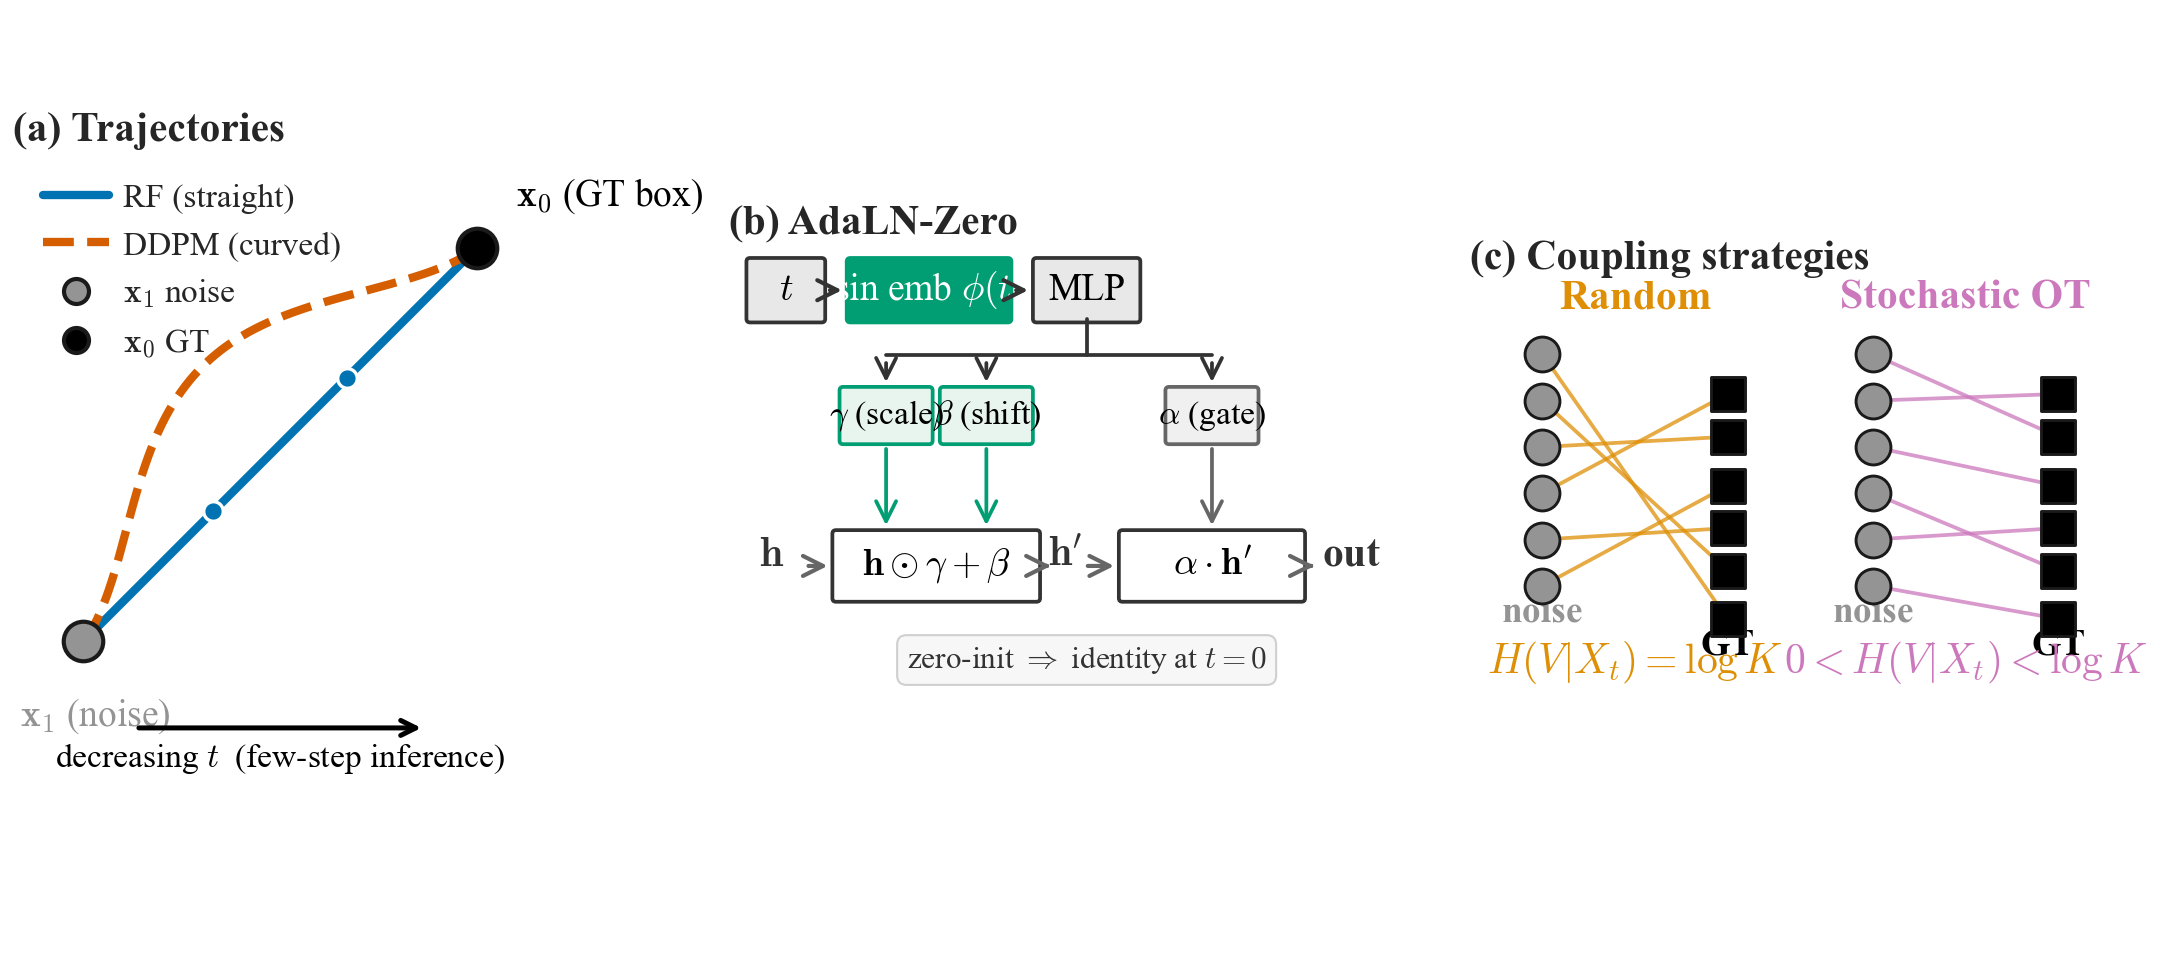

Write the Python code that produced this figure.
"""
Figure 1: Method Overview — Rectified Flow for Chromosome Detection.

Three-panel overview:
  (a) RF straight-line vs DDPM curved trajectory.
  (b) AdaLN-Zero time conditioning block.
  (c) Coupling comparison: Random vs Stochastic OT (Sinkhorn).

Run:  python method_overview.py
Outputs: method_overview.pdf, method_overview.png
"""

from __future__ import annotations

import numpy as np
import matplotlib.pyplot as plt
from matplotlib.lines import Line2D

from figure_style import *


# =====================================================================
# Panel (a): Trajectories — RF straight vs DDPM curved
# =====================================================================
def panel_trajectories(ax: plt.Axes) -> None:
    x1 = np.array([0.0, 0.0])   # noise
    x0 = np.array([1.0, 1.0])   # GT
    t = np.linspace(0.0, 1.0, 300)

    # RF straight-line path
    rf = (1.0 - t)[:, None] * x0 + t[:, None] * x1
    ax.plot(rf[:, 0], rf[:, 1], color=C_RF, lw=2.0, label="RF (straight)")

    # DDPM curved path — smooth sine bend
    base = (1.0 - t)[:, None] * x0 + t[:, None] * x1
    perp = np.array([-0.6, 0.6])
    perp = perp / np.linalg.norm(perp)
    bend = 0.28 * np.sin(np.pi * t) ** 1.5
    ddpm = base + bend[:, None] * perp
    ax.plot(ddpm[:, 0], ddpm[:, 1], color=C_DDPM, lw=2.0, ls="--",
            label="DDPM (curved)")

    # Endpoints
    ax.scatter(*x1, s=90, color=C_SOURCE, zorder=6, edgecolor="k", lw=1.0)
    ax.scatter(*x0, s=90, color=C_GT, zorder=6, edgecolor="k", lw=1.0)

    # RF step nodes
    step_ts = [0.0, 0.33, 0.67, 1.0]
    for ts in step_ts:
        p = (1.0 - ts) * x0 + ts * x1
        ax.scatter(*p, s=22, color=C_RF, zorder=5, marker="o",
                   edgecolor="white", lw=0.8)

    # Endpoint labels (offset to avoid overlap with markers)
    ax.text(-0.16, -0.14, r"$\mathbf{x}_1$ (noise)", fontsize=9,
            ha="left", va="top", color=C_SOURCE)
    ax.text(1.10, 1.08, r"$\mathbf{x}_0$ (GT box)", fontsize=9,
            ha="left", va="bottom", color="black")

    # Time arrow (inference direction: noise → GT ≡ decreasing t)
    ax.annotate("", xy=(0.88, -0.22), xytext=(0.12, -0.22),
                arrowprops=dict(arrowstyle="->", lw=1.2, color="black"))
    ax.text(0.5, -0.32, "decreasing $t$  (few-step inference)",
            fontsize=8, ha="center", color="black")

    ax.set_xlim(-0.18, 1.22)
    ax.set_ylim(-0.42, 1.24)
    ax.set_aspect("equal")
    ax.set_xticks([])
    ax.set_yticks([])
    ax.set_title("(a) Trajectories", **PANEL_LABEL_KW)
    hide_spines(ax)

    # Compact legend
    handles = [
        Line2D([0], [0], color=C_RF, lw=2, label="RF (straight)"),
        Line2D([0], [0], color=C_DDPM, lw=2, ls="--", label="DDPM (curved)"),
        Line2D([0], [0], marker="o", color="w", markerfacecolor=C_SOURCE,
               markeredgecolor="k", markersize=6, label="$\\mathbf{x}_1$ noise"),
        Line2D([0], [0], marker="o", color="w", markerfacecolor=C_GT,
               markeredgecolor="k", markersize=6, label="$\\mathbf{x}_0$ GT"),
    ]
    ax.legend(handles=handles, loc="upper left", frameon=False, fontsize=8,
              handletextpad=0.4)


# =====================================================================
# Panel (b): AdaLN-Zero block
# =====================================================================
def panel_adaln(ax: plt.Axes) -> None:
    ax.set_xlim(0, 10)
    ax.set_ylim(0, 6.5)
    ax.set_aspect("equal")
    ax.set_xticks([])
    ax.set_yticks([])
    ax.set_title("(b) AdaLN-Zero", **PANEL_LABEL_KW)
    hide_spines(ax)

    def line_2pt(x1, y1, x2, y2, color=C_DARKGRAY, lw=0.9):
        ax.plot([x1, x2], [y1, y2], color=color, lw=lw, zorder=2)

    # === TOP row: time embedding ===
    y_top = 5.5; h_top = 0.8
    box(ax, 0.3, y_top, 1.0, h_top, r"$t$", fc=C_LIGHTGRAY, fontsize=9)
    box(ax, 1.7, y_top, 2.2, h_top, r"sin emb $\phi(t)$",
        fc=C_ADALN, ec=C_ADALN, text_color="white", fontsize=9)
    arrow(ax, 1.3, y_top + h_top/2, 1.7, y_top + h_top/2)
    box(ax, 4.3, y_top, 1.4, h_top, "MLP", fc=C_LIGHTGRAY, fontsize=9)
    arrow(ax, 3.9, y_top + h_top/2, 4.3, y_top + h_top/2)

    mlp_cx = 5.0
    mlp_bottom_y = y_top

    # === MIDDLE: modulation branches ===
    y_branch = 3.8; h_branch = 0.7
    mod_cx = 2.9
    gate_cx = 6.75
    gx = mod_cx - 0.7
    bx = mod_cx + 0.7
    alx = gate_cx

    # Junction bar: MLP → horizontal bus → branches
    jun_y = mlp_bottom_y - 0.5
    branch_top = y_branch + h_branch
    line_2pt(mlp_cx, mlp_bottom_y, mlp_cx, jun_y)
    line_2pt(gx, jun_y, alx, jun_y)
    arrow(ax, gx, jun_y, gx, branch_top, lw=0.9)
    arrow(ax, bx, jun_y, bx, branch_top, lw=0.9)
    arrow(ax, alx, jun_y, alx, branch_top, lw=0.9)

    box(ax, gx - 0.6, y_branch, 1.2, h_branch, r"$\gamma$ (scale)",
        fc="#e8f5ee", ec=C_ADALN, fontsize=8)
    box(ax, bx - 0.6, y_branch, 1.2, h_branch, r"$\beta$ (shift)",
        fc="#e8f5ee", ec=C_ADALN, fontsize=8)
    box(ax, alx - 0.6, y_branch, 1.2, h_branch, r"$\alpha$ (gate)",
        fc="#f0f0f0", ec=C_MIDGRAY, fontsize=8)

    # === BOTTOM row: feature path ===
    y_feat = 1.6; h_feat = 0.9
    feat_top = y_feat + h_feat

    ax.text(0.6, y_feat + h_feat/2, r"$\mathbf{h}$",
            fontsize=10, ha="center", color=C_DARKGRAY, weight="bold")

    box(ax, 1.5, y_feat, 2.8, h_feat, r"$\mathbf{h} \odot \gamma + \beta$",
        fc="#ffffff", fontsize=9)
    arrow(ax, 1.0, y_feat + h_feat/2, 1.5, y_feat + h_feat/2,
          color=C_MIDGRAY, lw=1.0)

    arrow(ax, gx, y_branch, gx, feat_top, color=C_ADALN, lw=0.9)
    arrow(ax, bx, y_branch, bx, feat_top, color=C_ADALN, lw=0.9)

    ax.text(4.7, y_feat + h_feat/2, r"$\mathbf{h}'$",
            fontsize=10, ha="center", color=C_DARKGRAY, weight="bold")
    arrow(ax, 4.3, y_feat + h_feat/2, 4.5, y_feat + h_feat/2,
          color=C_MIDGRAY, lw=1.0)

    box(ax, 5.5, y_feat, 2.5, h_feat, r"$\alpha \cdot \mathbf{h}'$",
        fc="#ffffff", fontsize=9)
    arrow(ax, 4.9, y_feat + h_feat/2, 5.5, y_feat + h_feat/2,
          color=C_MIDGRAY, lw=1.0)

    arrow(ax, alx, y_branch, alx, feat_top, color=C_MIDGRAY, lw=0.9)

    ax.text(8.7, y_feat + h_feat/2, "out",
            fontsize=10, ha="center", color=C_DARKGRAY, weight="bold")
    arrow(ax, 8.0, y_feat + h_feat/2, 8.3, y_feat + h_feat/2,
          color=C_MIDGRAY, lw=1.0)

    # Zero-init note at bottom
    annotation_box(ax, 0.5, 0.08,
                   r"zero-init $\Rightarrow$ identity at $t{=}0$",
                   fontsize=7.5, ha="center", va="bottom",
                   fc="#f7f7f7", ec="#cccccc")


# =====================================================================
# Panel (c): Coupling — Random vs Stochastic OT
# =====================================================================
def panel_ot(ax: plt.Axes) -> None:
    ax.set_xlim(0, 10)
    ax.set_ylim(0, 6)
    ax.set_aspect("equal")
    ax.set_xticks([])
    ax.set_yticks([])
    ax.set_title("(c) Coupling strategies", **PANEL_LABEL_KW)
    hide_spines(ax)

    rng = np.random.default_rng(7)
    n = 6

    # --- Left: Random coupling ---
    left_center = 2.5
    noise_x_l = left_center - 1.4
    gt_x_l = left_center + 1.4
    noise_y = np.linspace(1.4, 4.9, n)
    gt_y = np.linspace(0.9, 4.4, n) + rng.normal(0, 0.1, size=n)

    ax.text(left_center, 5.6, "Random", fontsize=10, ha="center",
            weight="bold", color=C_RAND)

    perm = rng.permutation(n)
    for i in range(n):
        ax.plot([noise_x_l, gt_x_l], [noise_y[i], gt_y[perm[i]]],
                color=C_RAND, lw=0.9, alpha=0.75, zorder=2)

    for y in noise_y:
        ax.scatter(noise_x_l, y, s=70, color=C_SOURCE, edgecolor="k",
                   lw=0.7, zorder=4, marker="o")
    for y in gt_y:
        ax.scatter(gt_x_l, y, s=70, color=C_GT, edgecolor="k",
                   lw=0.7, zorder=4, marker="s")

    ax.text(noise_x_l, 0.85, "noise", fontsize=9, ha="center",
            color=C_SOURCE, weight="bold")
    ax.text(gt_x_l, 0.35, "GT", fontsize=9, ha="center",
            color=C_GT, weight="bold")
    ax.text(left_center, 0.08, r"$H(V|X_t)=\log K$", fontsize=10,
            ha="center", color=C_RAND, weight="bold")

    # --- Right: Stochastic OT ---
    right_center = 7.5
    noise_x_r = right_center - 1.4
    gt_x_r = right_center + 1.4

    ax.text(right_center, 5.6, "Stochastic OT", fontsize=10, ha="center",
            weight="bold", color=C_OT)

    # Sinkhorn: mostly nearest-neighbor with small stochasticity
    ot_perm = np.arange(n)
    ot_perm[1], ot_perm[2] = ot_perm[2], ot_perm[1]
    ot_perm[5] = 4
    ot_perm[4] = 5

    for i in range(n):
        ax.plot([noise_x_r, gt_x_r], [noise_y[i], gt_y[ot_perm[i]]],
                color=C_OT, lw=0.9, alpha=0.75, zorder=2)

    for y in noise_y:
        ax.scatter(noise_x_r, y, s=70, color=C_SOURCE, edgecolor="k",
                   lw=0.7, zorder=4, marker="o")
    for y in gt_y:
        ax.scatter(gt_x_r, y, s=70, color=C_GT, edgecolor="k",
                   lw=0.7, zorder=4, marker="s")

    ax.text(noise_x_r, 0.85, "noise", fontsize=9, ha="center",
            color=C_SOURCE, weight="bold")
    ax.text(gt_x_r, 0.35, "GT", fontsize=9, ha="center",
            color=C_GT, weight="bold")
    ax.text(right_center, 0.08, r"$0 < H(V|X_t) < \log K$",
            fontsize=10, ha="center", color=C_OT, weight="bold")


# =====================================================================
# Main
# =====================================================================
def main() -> None:
    fig = plt.figure(figsize=FIG_CONFIG["1x3"]["figsize"], constrained_layout=True)

    gs = fig.add_gridspec(1, 3, width_ratios=[1.0, 1.3, 1.2])
    ax_a = fig.add_subplot(gs[0, 0])
    ax_b = fig.add_subplot(gs[0, 1])
    ax_c = fig.add_subplot(gs[0, 2])

    panel_trajectories(ax_a)
    panel_adaln(ax_b)
    panel_ot(ax_c)

    save_fig(fig, "method_overview")


if __name__ == "__main__":
    main()
